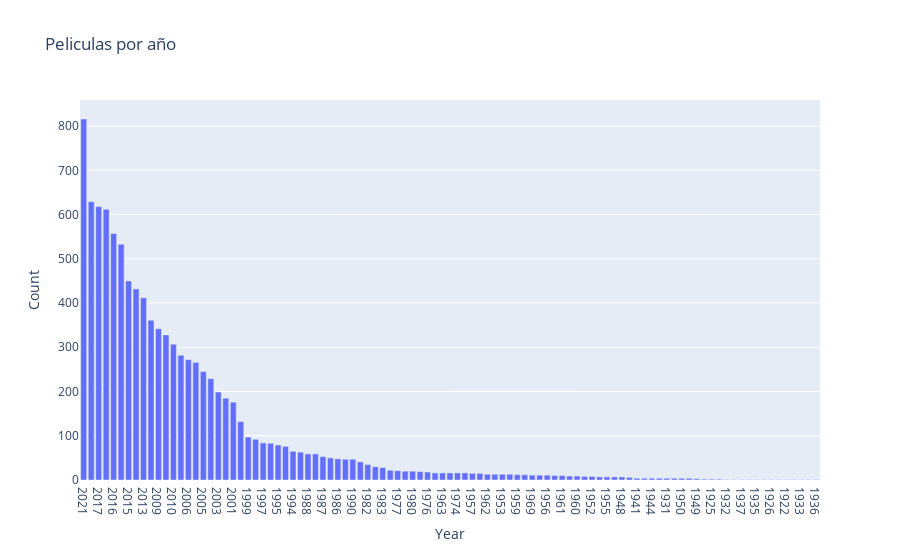

Source (notebook cell):
### Markdown cell above
## e) ¿Cuántas películas se hicieron en cada año? ¿En qué año se hicieron más películas? Haga un gráfico de barras

### Code cell
movies_year =  {"date" : pd.to_datetime(movies_data["releaseDate"])}
movies_year['Year'] = movies_year['date'].dt.strftime('%Y')

year_count = movies_year['Year'].value_counts().sort_values(ascending=False)    
year_count_df = movies_year['Year'].value_counts().reset_index()
year_count_df.columns = ['Year', 'Count']
fig = px.bar(year_count_df, x='Year', y='Count', title= "Peliculas por año")
fig.show()

### Figure 1 — Plotly figure (JSON) as saved in the notebook; plotly's stock layout.template omitted (floating-point values rounded to 4 significant figures)
{"data": [{"alignmentgroup": "True", "hovertemplate": "Year=%{x}<br>Count=%{y}<extra></extra>", "legendgroup": "", "marker": {"color": "#636efa", "pattern": {"shape": ""}}, "name": "", "offsetgroup": "", "orientation": "v", "showlegend": false, "textposition": "auto", "type": "bar", "x": ["2021", "2018", "2017", "2019", "2016", "2020", "2015", "2014", "2013", "2011", "2009", "2012", "2010", "2008", "2006", "2007", "2005", "2004", "2003", "2002", "2001", "2000", "1999", "1998", "1997", "1993", "1995", "1996", "1994", "1992", "1988", "1989", "1987", "1991", "1986", "1985", "1990", "1984", "1982", "1981", "1983", "1978", "1977", "1979", "1980", "1973", "1976", "1975", "1963", "1967", "1974", "1971", "1957", "1968", "1962", "1972", "1953", "1966", "1959", "1970", "1969", "1954", "1956", "1964", "1961", "1958", "1960", "1965", "1952", "2022", "1955", "1940", "1948", "1951", "1941", "1939", "1944", "1947", "1931", "1946", "1950", "1942", "1949", "1943", "1925", "1927", "1932", "1930", "1937", "1920", "1935", "1902", "1926", "1929", "1922", "1938", "1933", "1921", "1936"], "xaxis": "x", "y": [816, 629, 618, 612, 557, 533, 450, 432, 412, 361, 342, 328, 307, 282, 272, 266, 245, 229, 199, 185, 176, 132, 97, 92, 84, 83, 79, 76, 65, 63, 59, 59, 53, 50, 48, 47, 47, 41, 35, 30, 28, 22, 21, 20, 20, 19, 18, 16, 16, 16, 16, 16, 15, 15, 13, 13, 13, 13, 12, 12, 11, 11, 11, 10, 10, 9, 9, 8, 8, 7, 7, 7, 7, 6, 4, 4, 4, 4, 4, 4, 4, 4, 3, 2, 2, 2, 1, 1, 1, 1, 1, 1, 1, 1, 1, 1, 1, 1, 1], "yaxis": "y"}], "layout": {"barmode": "relative", "legend": {"tracegroupgap": 0}, "title": {"text": "Peliculas por año"}, "xaxis": {"anchor": "y", "domain": [0, 1], "title": {"text": "Year"}}, "yaxis": {"anchor": "x", "domain": [0, 1], "title": {"text": "Count"}}}}
